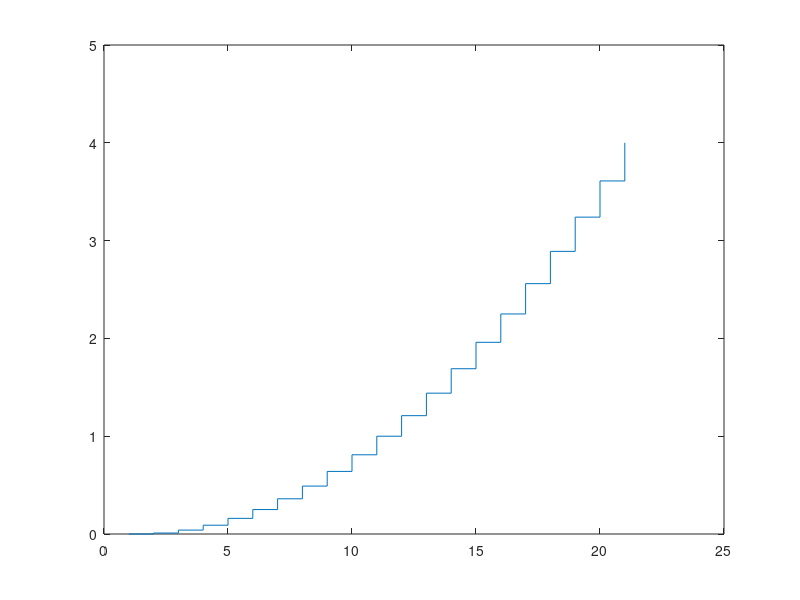

Here is the MATLAB script that generated this plot: (Note: this script raises an error after producing the figure.)
%% Exercise 3

%% 3.1.1
% Find the Z-transform for the following functions using  a sample time T=0.1 and Table D.1
% * f(t) = t^2
% * f(t) = e^(-t)-e^(0.1*t)
% * f(t) = e^(-0.2*t)*cos(4*pi*t)
T=0.1;
z = tf('z',T);

t = 0:T:T*20;
f = t.^2
stairs(t, f)

H = (T^2*z^2 +T^2*z)/(1*z^3-3*z^2+3*z-1)
stairs(impulse(H,2)*T)

%% 3.1.2
a=1;
b=0.1;
syms z
num = [exp(-a*T)-exp(-b*T) 0];
vpa(expand((z-exp(-a*T))*(z-exp(-b*T))),3)
den = [1 -1.89 +0.896];

H = tf(num,den,T)


t = 0:T:T*20;
f = exp(-a*t)-exp(-b*t).^2
stairs(t*10, f)
hold on;
stairs(impulse(H,2)*T)
hold off;

%% 3.1.3
syms t
a=0.2
z = tf('z',T)
ztrans(exp(-a*t)*cos(4*sym(pi)*t));
H = (z^2-exp(-a*T)*z*cos(4*pi*T))/(z^2-2*exp(-a*T)*z*cos(4*pi*T)+exp(-2*a*T))
[num den] = tfdata(H);
num = cell2mat(num);
den = cell2mat(den);
num = num/num(1)
den = den/den(1)


t = 0:T:T*20;
f = exp(-a*t).*cos(4*pi*t);
stairs(t*10, f)
hold on;
stairs(impulse(H,2)*T)

%% Exercise 3.2
% * f(t) = e^(a-t)-e^(b*t) using linearity rule


%% Exercise 3.3
% * find the time function for F(z) = (3*z^2-1.736*z)/(z^2-1.368*z+0.368)
%   using partial fraction expansion